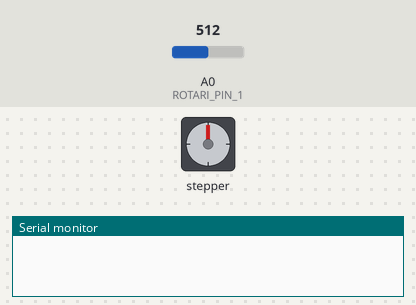
A program run on a simulated Arduino Uno, built with avr-gcc and run on an emulated ATmega328P. Parts: stepper motor, the last lines printed to the serial monitor. The inputs (shaded band) are chosen by the test bench; at power-on: A0 (ROTARI_PIN_1) = 512. Stepper angles assume 2048 steps per turn.

Above: at 0.15 s.
At 4.6 s:
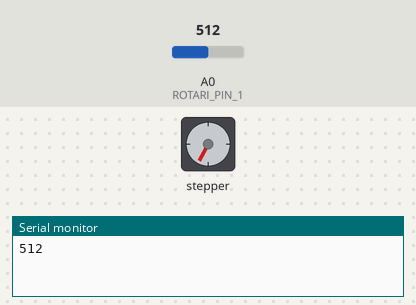
4.7 s: A0 (ROTARI_PIN_1) set to 122
At 4.85 s:
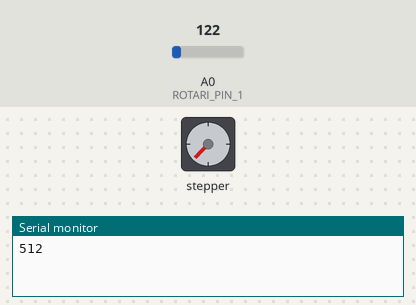
Timing chart, 0 to 14.2 s (numbered marks = the images above; inputs shaded):
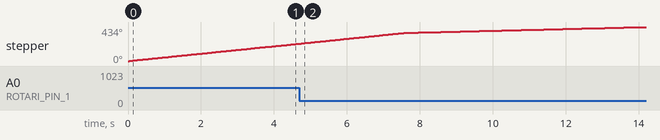

The program:

main.cpp
```cpp
#include <Arduino.h>
#include <Stepper.h>

const float STEPS_PER_REV = 32;
const float GEAR_RED = 64;

const float STEPS_PER_OUT_REV = STEPS_PER_REV * GEAR_RED;

int StepsRequired;


Stepper steppermotor(STEPS_PER_REV, 8, 10, 9, 11);

#define ROTARI_PIN_1 A0

void setup() {
  // put your setup code here, to run once:
  Serial.begin(9600);

  pinMode(ROTARI_PIN_1, INPUT);
}

void loop() {
  // put your main code here, to run repeatedly:
  steppermotor.setSpeed(analogRead(ROTARI_PIN_1));

  steppermotor.step(STEPS_PER_OUT_REV / 2);
  // delay(300);

  delay(30);
  Serial.println(analogRead(ROTARI_PIN_1));

}
```
